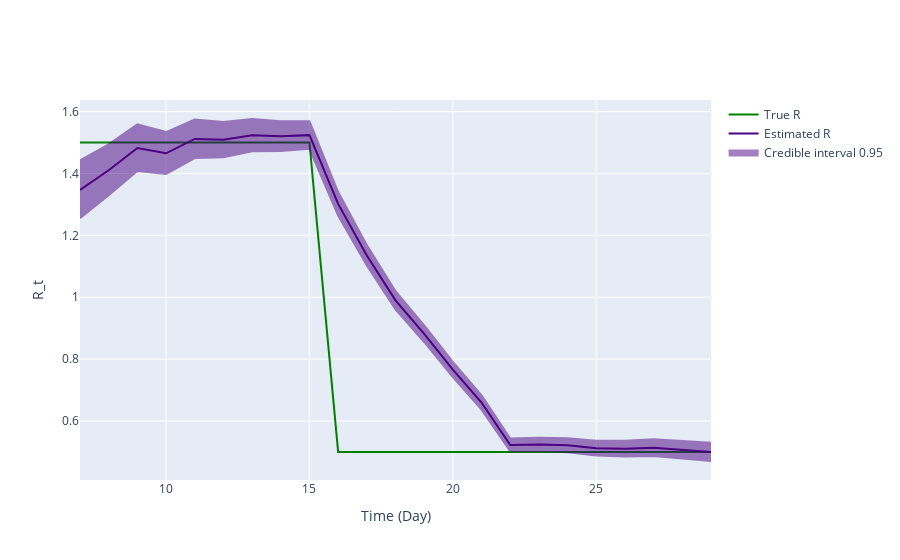

Write notebook code for a chart like this one.
### Markdown cell above
## Inference plot using class method results

### Code cell
fig = ReproductionNumberPlot()

fig.add_ground_truth_rt(ground_truth)
fig.add_interval_rt(intervals)

fig.update_labels(time_label='Time (Day)', r_label='R_t')

fig.show_figure()

### Figure 1 — Plotly figure (JSON) as saved in the notebook; plotly's stock layout.template omitted (floating-point values rounded to 4 significant figures)
{"data": [{"line": {"color": "green"}, "mode": "lines", "name": "True R", "type": "scatter", "x": [7, 8, 9, 10, 11, 12, 13, 14, 15, 16, 17, 18, 19, 20, 21, 22, 23, 24, 25, 26, 27, 28, 29], "y": [1.5, 1.5, 1.5, 1.5, 1.5, 1.5, 1.5, 1.5, 1.5, 0.5, 0.5, 0.5, 0.5, 0.5, 0.5, 0.5, 0.5, 0.5, 0.5, 0.5, 0.5, 0.5, 0.5]}, {"line": {"color": "indigo"}, "mode": "lines", "name": "Estimated R", "type": "scatter", "x": [7, 8, 9, 10, 11, 12, 13, 14, 15, 16, 17, 18, 19, 20, 21, 22, 23, 24, 25, 26, 27, 28, 29], "y": [1.347, 1.411, 1.482, 1.466, 1.512, 1.509, 1.524, 1.521, 1.524, 1.302, 1.135, 0.9902, 0.882, 0.7661, 0.6596, 0.5226, 0.5241, 0.5216, 0.512, 0.5105, 0.5137, 0.5074, 0.4996]}, {"fill": "toself", "fillcolor": "indigo", "line": {"color": "indigo"}, "mode": "lines", "name": "Credible interval 0.95", "opacity": 0.5, "type": "scatter", "x": [7, 8, 9, 10, 11, 12, 13, 14, 15, 16, 17, 18, 19, 20, 21, 22, 23, 24, 25, 26, 27, 28, 29, 29, 28, 27, 26, 25, 24, 23, 22, 21, 20, 19, 18, 17, 16, 15, 14, 13, 12, 11, 10, 9, 8, 7], "y": [1.442, 1.494, 1.559, 1.534, 1.575, 1.566, 1.576, 1.569, 1.569, 1.34, 1.169, 1.02, 0.909, 0.7909, 0.6827, 0.5435, 0.5458, 0.5445, 0.5361, 0.536, 0.5408, 0.5359, 0.5294, 0.4707, 0.4797, 0.4872, 0.4855, 0.4884, 0.4992, 0.5029, 0.5022, 0.637, 0.7418, 0.8555, 0.9612, 1.103, 1.264, 1.48, 1.473, 1.472, 1.453, 1.45, 1.399, 1.408, 1.33, 1.255]}], "layout": {"hovermode": "x unified", "xaxis": {"title": {"text": "Time (Day)"}}, "yaxis": {"title": {"text": "R_t"}}}}
